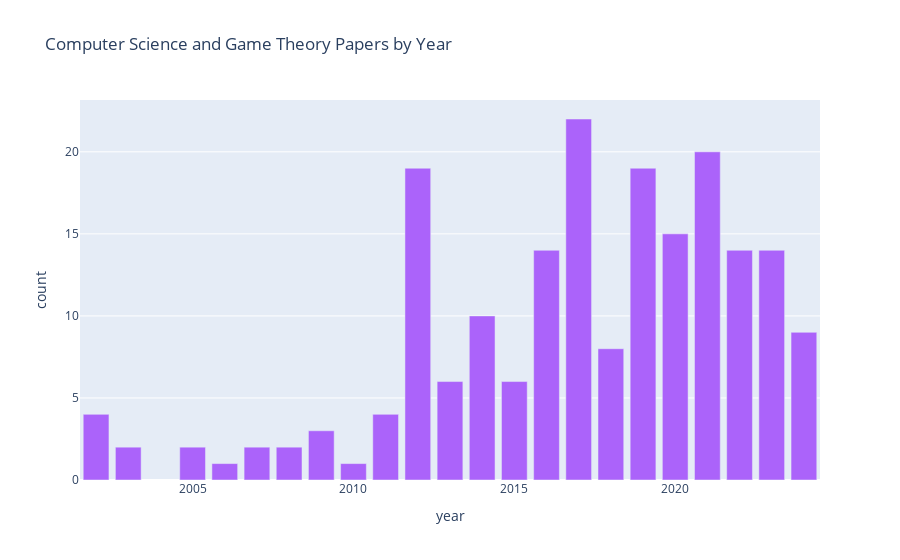

The notebook cell saved with this chart:
### Code cell
top = 'Computer Science and Game Theory'
px.bar(cat_year_num.query("category == @top"), x = 'year', y = 'count', title= top + " Papers by Year", color_discrete_sequence=[color_dict[top]])

### Figure 1 — Plotly figure (JSON) as saved in the notebook; plotly's stock layout.template omitted (floating-point values rounded to 4 significant figures)
{"data": [{"hovertemplate": "year=%{x}<br>count=%{y}<extra></extra>", "legendgroup": "", "marker": {"color": "#AB63FA", "pattern": {"shape": ""}}, "name": "", "orientation": "v", "showlegend": false, "textposition": "auto", "type": "bar", "x": [2002, 2003, 2005, 2006, 2007, 2008, 2009, 2010, 2011, 2012, 2013, 2014, 2015, 2016, 2017, 2018, 2019, 2020, 2021, 2022, 2023, 2024], "xaxis": "x", "y": [4, 2, 2, 1, 2, 2, 3, 1, 4, 19, 6, 10, 6, 14, 22, 8, 19, 15, 20, 14, 14, 9], "yaxis": "y"}], "layout": {"barmode": "relative", "legend": {"tracegroupgap": 0}, "title": {"text": "Computer Science and Game Theory Papers by Year"}, "xaxis": {"anchor": "y", "domain": [0, 1], "title": {"text": "year"}}, "yaxis": {"anchor": "x", "domain": [0, 1], "title": {"text": "count"}}}}
